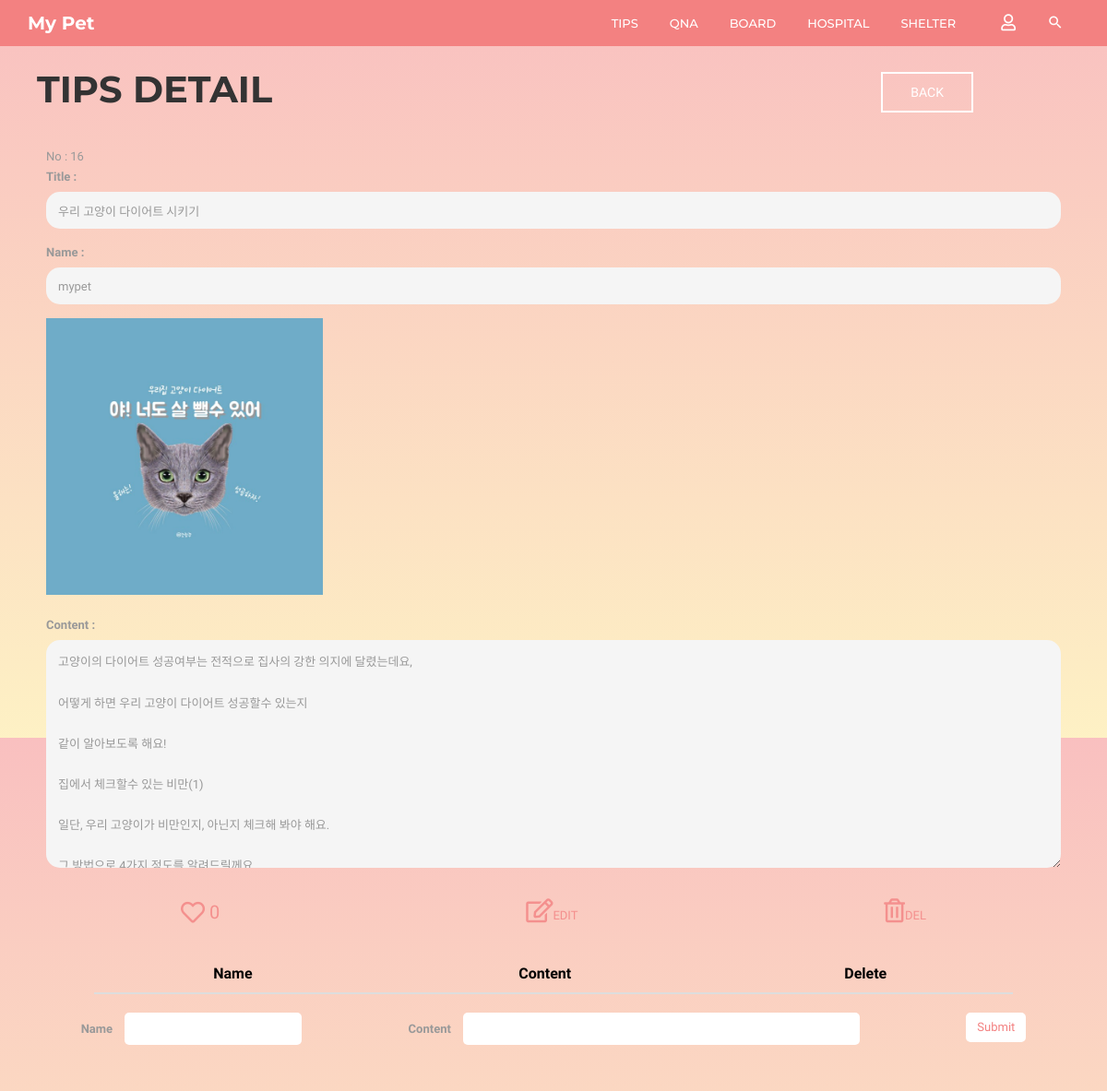
The app's page /community/16/tips_detail/, older data.
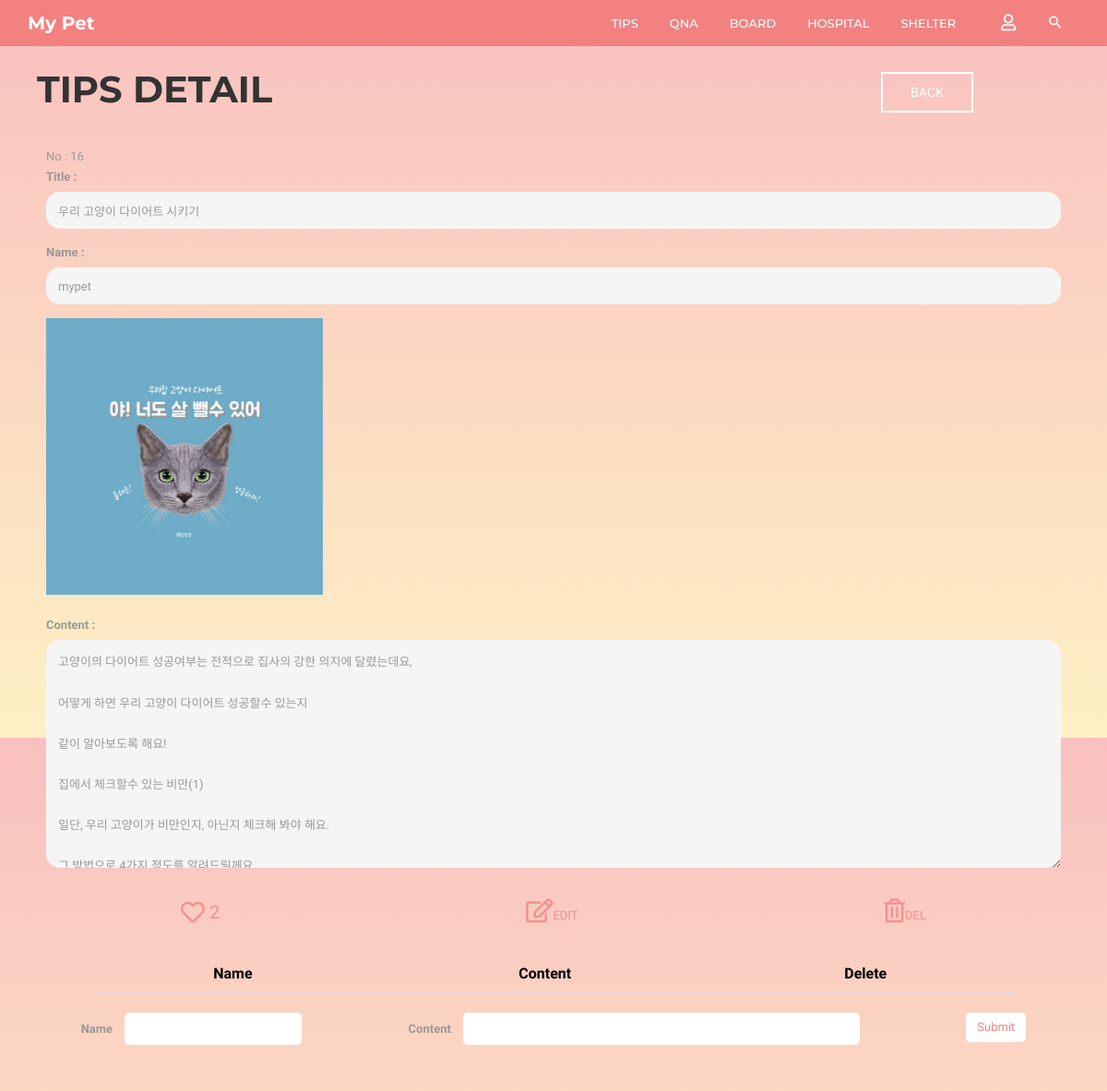
The same page, newer data.
### community/models.py (models this page shows, shortened)
class Tips(models.Model):
    b_title = models.CharField(max_length=30)
    b_author = models.CharField(max_length=10)
    b_content = models.TextField()
    b_date = models.DateTimeField(auto_now=True)
    b_comment_count = models.IntegerField(default=0)
    b_like_count = models.IntegerField(default=0)
    b_photo = models.ImageField(blank=True, null=True, default='../media/noimage.jpg')

### community/views.py (the view)
# urls.py: path('<int:post_id>/tips_detail/', views.tips_detail, name='tips_detail'),
def tips_detail(request, post_id):
    posts = get_object_or_404(Tips, id=post_id)
    comments = posts.tipscomment_set.all().order_by('-id')  # 댓글 정보
    return render(request, 'community/tips_detail.html',
                  {'posts': posts,
                   'comments': comments})

### community/templates/community/tips_detail.html (shortened to what the changed rows need)
{% extends 'base.html' %}
{% block html_body %}
    <link rel="stylesheet" href="/static/css/pages/header.css">
    <link rel="stylesheet" href="/static/css/pages/board.css">
    <link rel="stylesheet" href="/static/css/pages/create.css">
    <div class="container board-header">
        <div class="board-title">
            <h1 class="title-h1">TIPS DETAIL</h1>
        </div>
    </div>
    <div class="container">
        <form action="{% url 'community:tips_edit' posts.id %}" method="POST" enctype="multipart/form-data">
            <div id="boards-form">
                <span>No : <span id="board_id">{{ posts.id }}</span></span>
                <label for="title">Title : </label>
                <input type="text" id="title" name="title" value="{{ posts.b_title }}" disabled>
                <label for="author">Name : </label>
                <input type="text" id="author" name="author" value="{{ posts.b_author }}" disabled>
                {% if posts.b_photo %}
                    <img src="{{ posts.b_photo.url }}" alt="" height="300" width="300">
                    <br>
                {% else %}
                    <img src="/media/noimage.jpg" alt="" height="225" width="365">
                {% endif %}
                <label for="content">Content : </label>
                <textarea id="content" name="content" rows="10" cols="33" disabled>{{ posts.b_content }}</textarea>
            </div>
            <div id="boards-detail-btn">
                 <button class="like-btn" type="button"
                         onclick="tips_like_click()"><i class="far fa-heart fa-2x"></i><span>{{ posts.b_like_count }}</span></button>
            </div>
        </form>
    </div>
    <div class="container">
        <div class="comment-table container">
            <table class="table table-hover">
                <thead>
                <tr>
                    <th scope="col">Name</th>
                    <th scope="col">Content</th>
                    <th scope="col">Delete</th>
                </tr>
                </thead>
            </table>
        </div>
    </div>
{% endblock %}

Row changes from the older to the newer data that the page shows:
changed Tips "우리 고양이 다이어트 시키기": b_like_count "0" → "2"
